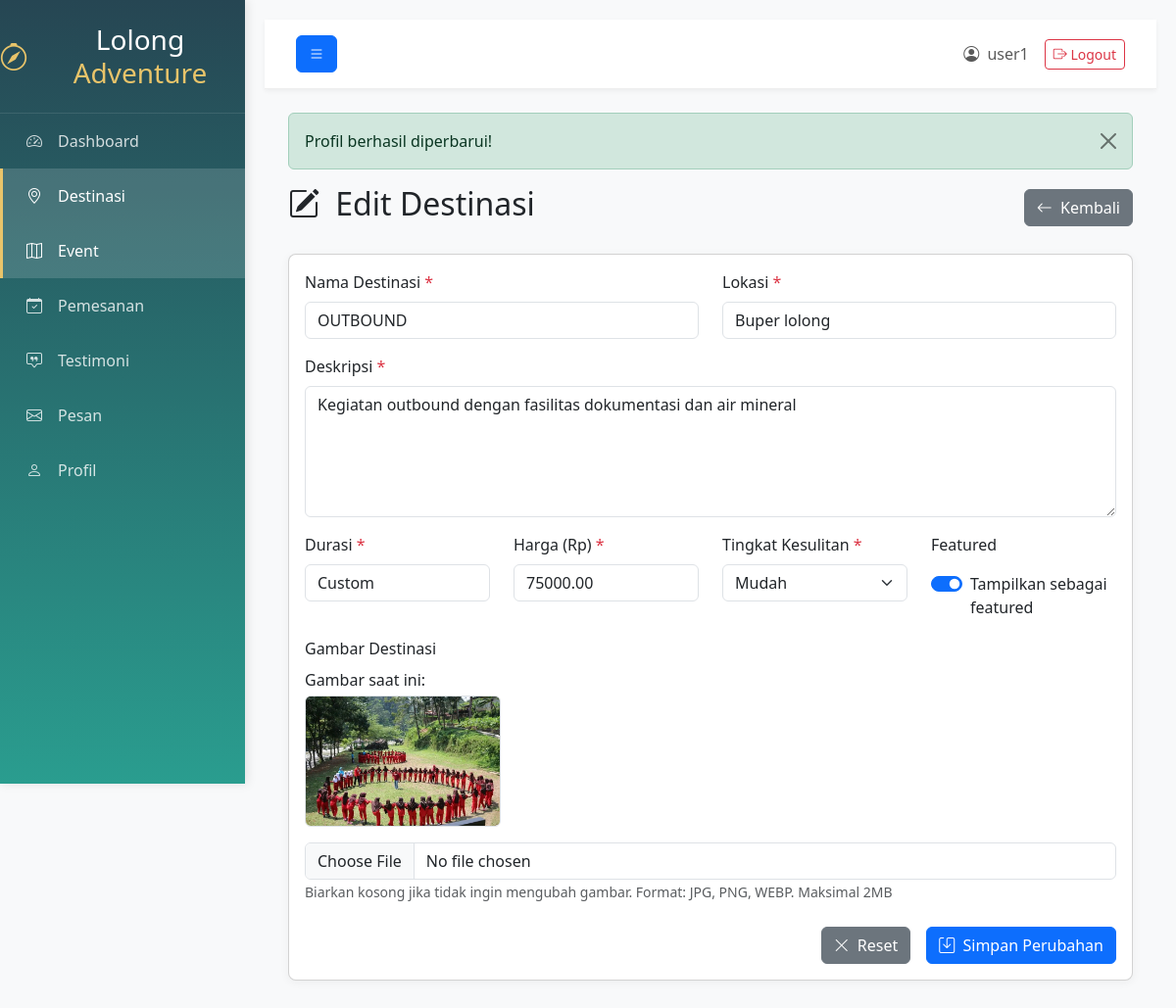
Screenshot of /pages/destinations/edit.php?id=11 (signed in) with the database file from the repository.
### tables this page shows
CREATE TABLE `destinations` (
  `id` int(11) NOT NULL,
  `name` varchar(100) NOT NULL,
  `location` varchar(100) NOT NULL,
  `description` text DEFAULT NULL,
  `duration` varchar(50) DEFAULT NULL,
  `price` decimal(10,2) DEFAULT NULL,
  `difficulty` enum('easy','medium','hard') DEFAULT NULL,
  `image_url` varchar(255) DEFAULT 'default.jpg',
  `is_featured` tinyint(1) DEFAULT 0,
  `created_at` timestamp NOT NULL DEFAULT current_timestamp(),
  `updated_at` timestamp NOT NULL DEFAULT current_timestamp() ON UPDATE current_timestamp(),
  `status` enum('active','inactive') DEFAULT 'active'
);

### pages/destinations/edit.php (the view, shortened to what this page needs)
<?php
require_once('../../config/database.php');
$id = isset($_GET['id']) ? (int)$_GET['id'] : 0;
$destination = null;
if ($id > 0) {
    $stmt = $pdo->prepare("SELECT * FROM destinations WHERE id = ?");
    $stmt->execute([$id]);
    $destination = $stmt->fetch(PDO::FETCH_ASSOC);
}
?>
<!DOCTYPE html>
<html lang="id">
<head>
    <link href="https://cdn.jsdelivr.net/npm/bootstrap@5.3.0/dist/css/bootstrap.min.css" rel="stylesheet">
    <link rel="stylesheet" href="https://cdn.jsdelivr.net/npm/bootstrap-icons@1.10.0/font/bootstrap-icons.css">
</head>
<body>
    <div class="wrapper">
        <?php include('../../includes/sidebar.php'); ?>
        <div id="content" class="main-content">
            <nav class="navbar navbar-expand-lg navbar-light bg-light">
                <div class="container-fluid">
                    <button type="button" id="sidebarCollapse" class="btn btn-primary">
                        <i class="bi bi-list"></i>
                    </button>
                    <div class="d-flex align-items-center ms-auto">
                        <span class="navbar-text me-3">
                            <i class="bi bi-person-circle me-1"></i> <?php echo htmlspecialchars($_SESSION['full_name']); ?>
                        </span>
                        <a href="../logout.php" class="btn btn-outline-danger btn-sm">
                            <i class="bi bi-box-arrow-right"></i> Logout
                        </a>
                    </div>
                </div>
            </nav>
            <div class="container-fluid p-4">
                <?php if (isset($_SESSION['success'])): ?>
                    <div class="alert alert-success alert-dismissible fade show" role="alert">
                        <?php echo $_SESSION['success']; ?>
                        <button type="button" class="btn-close" data-bs-dismiss="alert" aria-label="Close"></button>
                    </div>
                <?php endif; ?>
                <div class="d-flex justify-content-between align-items-center mb-4">
                    <h2><i class="bi bi-pencil-square me-2"></i> Edit Destinasi</h2>
                    <a href="index.php" class="btn btn-secondary">
                        <i class="bi bi-arrow-left me-1"></i> Kembali
                    </a>
                </div>
                <div class="card">
                    <div class="card-body">
                        <form method="POST" enctype="multipart/form-data" id="destinationForm">
                            <div class="row mb-3">
                                <div class="col-md-6">
                                    <label for="name" class="form-label">Nama Destinasi <span class="text-danger">*</span></label>
                                    <input type="text" class="form-control" id="name" name="name"
                                        value="<?= isset($_SESSION['form_data']['name']) ? htmlspecialchars($_SESSION['form_data']['name']) : htmlspecialchars($destination['name']) ?>"
                                        required>
                                </div>
                                <div class="col-md-6">
                                    <label for="location" class="form-label">Lokasi <span class="text-danger">*</span></label>
                                    <input type="text" class="form-control" id="location" name="location"
                                        value="<?= isset($_SESSION['form_data']['location']) ? htmlspecialchars($_SESSION['form_data']['location']) : htmlspecialchars($destination['location']) ?>"
                                        required>
                                </div>
                            </div>
                            <div class="mb-3">
                                <label for="description" class="form-label">Deskripsi <span class="text-danger">*</span></label>
                                <textarea class="form-control" id="description" name="description" rows="5" required><?= isset($_SESSION['form_data']['description']) ? htmlspecialchars($_SESSION['form_data']['description']) : htmlspecialchars($destination['description']) ?></textarea>
                            </div>
                            <div class="row mb-3">
                                <div class="col-md-3">
                                    <label for="duration" class="form-label">Durasi <span class="text-danger">*</span></label>
                                    <input type="text" class="form-control" id="duration" name="duration"
                                        value="<?= isset($_SESSION['form_data']['duration']) ? htmlspecialchars($_SESSION['form_data']['duration']) : htmlspecialchars($destination['duration']) ?>"
                                        placeholder="Contoh: 3 Hari 2 Malam" required>
                                </div>
                                <div class="col-md-3">
                                    <label for="price" class="form-label">Harga (Rp) <span class="text-danger">*</span></label>
                                    <input type="number" class="form-control" id="price" name="price"
                                        value="<?= isset($_SESSION['form_data']['price']) ? htmlspecialchars($_SESSION['form_data']['price']) : htmlspecialchars($destination['price']) ?>"
                                        min="0" step="1000" required>
                                </div>
                                <div class="col-md-3">
                                    <label for="difficulty" class="form-label">Tingkat Kesulitan <span class="text-danger">*</span></label>
                                    <select class="form-select" id="difficulty" name="difficulty" required>
                                        <option value="easy" <?= ((isset($_SESSION['form_data']['difficulty']) && $_SESSION['form_data']['difficulty'] === 'easy') || $destination['difficulty'] === 'easy') ? 'selected' : '' ?>>Mudah</option>
                                    </select>
                                </div>
                                <div class="col-md-3">
                                    <label class="form-label">Featured</label>
                                    <div class="form-check form-switch mt-2">
                                        <input class="form-check-input" type="checkbox" id="is_featured" name="is_featured"
                                            <?= ((isset($_SESSION['form_data']['is_featured'])) || $destination['is_featured'] == 1) ? 'checked' : '' ?>>
                                        <label class="form-check-label" for="is_featured">Tampilkan sebagai featured</label>
                                    </div>
                                </div>
                            </div>
                            <div class="mb-4">
                                <label for="image" class="form-label">Gambar Destinasi</label>
                                <div class="mb-2">
                                    <p class="mb-1">Gambar saat ini:</p>
                                    <img src="../../assets/images/destinations/<?= htmlspecialchars($destination['image_url']) ?>"
                                        alt="Current Image"
                                        class="current-image mb-2">
                                </div>
                                <input class="form-control" type="file" id="image" name="image" accept="image/jpeg, image/png, image/jpg, image/webp">
                                <small class="text-muted">Biarkan kosong jika tidak ingin mengubah gambar. Format: JPG, PNG, WEBP. Maksimal 2MB</small>
                            </div>
                            <div class="d-grid gap-2 d-md-flex justify-content-md-end">
                                <button type="reset" class="btn btn-secondary me-md-2">
                                    <i class="bi bi-x-lg me-1"></i> Reset
                                </button>
                                <button type="submit" class="btn btn-primary">
                                    <i class="bi bi-save me-1"></i> Simpan Perubahan
                                </button>
                            </div>
                        </form>
                    </div>
                </div>
            </div>
        </div>
    </div>
</body>
</html>

### pages/destinations/edit.php (style rules this page uses)
:root { --primary-color: #2a9d8f; --secondary-color: #264653; --accent-color: #e9c46a; --sidebar-width: 250px; }
body { background-color: #f8f9fa; overflow-x: hidden; }
.main-content { margin-left: var(--sidebar-width); padding: 20px; transition: all 0.3s; }
.navbar { padding: 15px 20px; background: white !important; border-bottom: 1px solid #eee; box-shadow: 0 2px 5px rgba(0, 0, 0, 0.05); }
.card { border-radius: 8px; box-shadow: 0 2px 10px rgba(0, 0, 0, 0.05); }
.form-control, .form-select { border-radius: 6px; }
.current-image { max-width: 200px; border-radius: 6px; border: 1px solid #dee2e6; }

### rows the page displays
destinations: name "OUTBOUND", location "Buper lolong", description "Kegiatan outbound dengan fasilitas dokumentasi dan air mineral", duration "Custom", price "75000.00", difficulty "Mudah", is_featured "☑", image_url (picture)

### other values shown
$_SESSION['full_name'] "user1"
$_SESSION['success'] "Profil berhasil diperbarui!"
